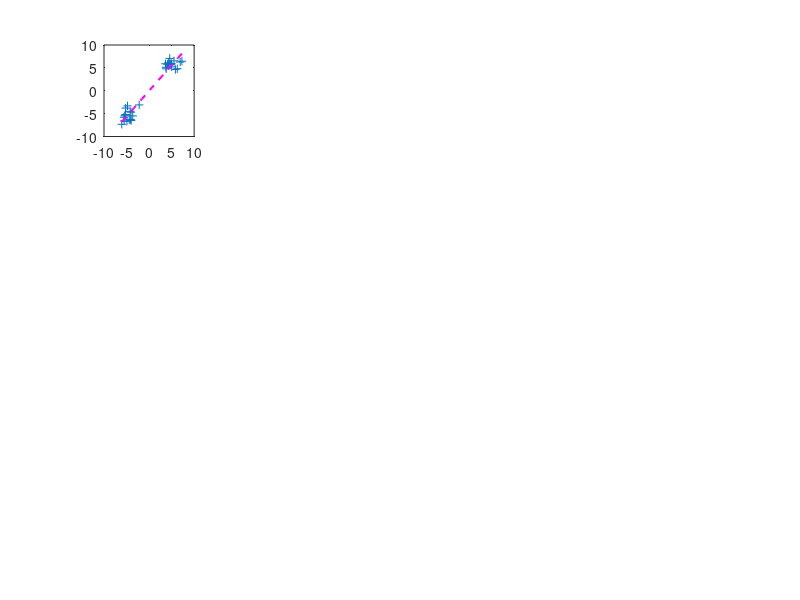

MATLAB code to generate this figure: (Note: this script raises an error after producing the figure.)
%% Compare RSA Matrices Simulation

N = 16;

figure('Pos', [326 71 1291 912])

mu = [-5 -5; 5 5];
sigma = cat(3,[1 0; 0 1], [1 0; 0 1]);
%rng('default')  % For reproducibility
R = [];
R = [R; mvnrnd(mu(1,:),sigma(:,:,1),N)];
R = [R; mvnrnd(mu(2,:),sigma(:,:,2),N)];

subplot(4,5,1)
plot(R(:,1),R(:,2),'+')
set(gca,'xlim',[-10 10], 'ylim',[-10 10])
hold on
B = polyfit(R(:,1), R(:,2),1);
ls1 = plot(linspace(min(R(:,1)), max(R(:,1)),N),B(2) + linspace(min(R(:,1)), max(R(:,1)),N)*B(1),'--m','linewidth',1.5);
text(ls1.XData(end), ls1.YData(end),strrep(sprintf('r = %1.3f',corr(R(:,1), R(:,2))),'0.','.'),'Color','m')
B = polyfit(R(1:N,1), R(1:N,2),1);
ls2 = plot(linspace(min(R(1:N,1)), max(R(1:N,1)),N),B(2) + linspace(min(R(1:N,1)), max(R(1:N,1)),N)*B(1),'--r','linewidth',1.5);
text(ls2.XData(end), ls2.YData(end),strrep(sprintf('r = %1.3f',corr(R(1:N,1), R(1:N,2))),'0.','.'),'Color','r')
B = polyfit(R(N+1:end,1), R(N+1:end,2),1);
ls3 = plot(linspace(min(R(N+1:end,1)), max(R(N+1:end,1)),N),B(2) + linspace(min(R(N+1:end,1)), max(R(N+1:end,1)),N)*B(1),'--g','linewidth',1.5);
text(ls3.XData(end), ls3.YData(end),strrep(sprintf('r = %1.3f',corr(R(N+1:end,1), R(N+1:end,2))),'0.','.'),'Color','g')
hold off
title(sprintf('V_{corr} = %1.4f', (atanh(corr(R(1:N,1), R(1:N,2))) - atanh(corr(R(N+1:end,1), R(N+1:end,2))))*(atanh(corr(R(:,1), R(:,2))))))

mu = [-1 -1; 1 1];
sigma = cat(3,[1 0; 0 1], [1 0; 0 1]);
%rng('default')  % For reproducibility
R = [];
R = [R; mvnrnd(mu(1,:),sigma(:,:,1),N)];
R = [R; mvnrnd(mu(2,:),sigma(:,:,2),N)];

subplot(4,5,2)
plot(R(:,1),R(:,2),'+')
set(gca,'xlim',[-5 5], 'ylim',[-5 5])
hold on
B = polyfit(R(:,1), R(:,2),1);
ls1 = plot(linspace(min(R(:,1)), max(R(:,1)),N),B(2) + linspace(min(R(:,1)), max(R(:,1)),N)*B(1),'--m','linewidth',1.5);
text(ls1.XData(end), ls1.YData(end),strrep(sprintf('r = %1.3f',corr(R(:,1), R(:,2))),'0.','.'),'Color','m')
B = polyfit(R(1:N,1), R(1:N,2),1);
ls2 = plot(linspace(min(R(1:N,1)), max(R(1:N,1)),N),B(2) + linspace(min(R(1:N,1)), max(R(1:N,1)),N)*B(1),'--r','linewidth',1.5);
text(ls2.XData(end), ls2.YData(end),strrep(sprintf('r = %1.3f',corr(R(1:N,1), R(1:N,2))),'0.','.'),'Color','r')
B = polyfit(R(N+1:end,1), R(N+1:end,2),1);
ls3 = plot(linspace(min(R(N+1:end,1)), max(R(N+1:end,1)),N),B(2) + linspace(min(R(N+1:end,1)), max(R(N+1:end,1)),N)*B(1),'--g','linewidth',1.5);
text(ls3.XData(end), ls3.YData(end),strrep(sprintf('r = %1.3f',corr(R(N+1:end,1), R(N+1:end,2))),'0.','.'),'Color','g')
hold off
title(sprintf('V_{corr} = %1.4f', (atanh(corr(R(1:N,1), R(1:N,2))) - atanh(corr(R(N+1:end,1), R(N+1:end,2))))*(atanh(corr(R(:,1), R(:,2))))))

mu = [0 0; 0 0];
sigma = cat(3,[1 0; 0 1], [1 0; 0 1]);
%rng('default')  % For reproducibility
R = [];
R = [R; mvnrnd(mu(1,:),sigma(:,:,1),N)];
R = [R; mvnrnd(mu(2,:),sigma(:,:,2),N)];

subplot(4,5,3)
plot(R(:,1),R(:,2),'+')
set(gca,'xlim',[-5 5], 'ylim',[-5 5])
hold on
B = polyfit(R(:,1), R(:,2),1);
ls1 = plot(linspace(min(R(:,1)), max(R(:,1)),N),B(2) + linspace(min(R(:,1)), max(R(:,1)),N)*B(1),'--m','linewidth',1.5);
text(ls1.XData(end), ls1.YData(end),strrep(sprintf('r = %1.3f',corr(R(:,1), R(:,2))),'0.','.'),'Color','m')
B = polyfit(R(1:N,1), R(1:N,2),1);
ls2 = plot(linspace(min(R(1:N,1)), max(R(1:N,1)),N),B(2) + linspace(min(R(1:N,1)), max(R(1:N,1)),N)*B(1),'--r','linewidth',1.5);
text(ls2.XData(end), ls2.YData(end),strrep(sprintf('r = %1.3f',corr(R(1:N,1), R(1:N,2))),'0.','.'),'Color','r')
B = polyfit(R(N+1:end,1), R(N+1:end,2),1);
ls3 = plot(linspace(min(R(N+1:end,1)), max(R(N+1:end,1)),N),B(2) + linspace(min(R(N+1:end,1)), max(R(N+1:end,2)),N)*B(1),'--g','linewidth',1.5);
text(ls3.XData(end), ls3.YData(end),strrep(sprintf('r = %1.3f',corr(R(N+1:end,1), R(N+1:end,2))),'0.','.'),'Color','g')
hold off
title(sprintf('V_{corr} = %1.4f', (atanh(corr(R(1:N,1), R(1:N,2))) - atanh(corr(R(N+1:end,1), R(N+1:end,2))))*(atanh(corr(R(:,1), R(:,2))))))

mu = [-1 1; 1 -1];
sigma = cat(3,[1 0; 0 1], [1 0; 0 1]);
%rng('default')  % For reproducibility
R = [];
R = [R; mvnrnd(mu(1,:),sigma(:,:,1),N)];
R = [R; mvnrnd(mu(2,:),sigma(:,:,2),N)];

subplot(4,5,4)
plot(R(:,1),R(:,2),'+')
set(gca,'xlim',[-5 5], 'ylim',[-5 5])
hold on
B = polyfit(R(:,1), R(:,2),1);
ls1 = plot(linspace(min(R(:,1)), max(R(:,1)),N),B(2) + linspace(min(R(:,1)), max(R(:,1)),N)*B(1),'--m','linewidth',1.5);
text(ls1.XData(end), ls1.YData(end),strrep(sprintf('r = %1.3f',corr(R(:,1), R(:,2))),'0.','.'),'Color','m')
B = polyfit(R(1:N,1), R(1:N,2),1);
ls2 = plot(linspace(min(R(1:N,1)), max(R(1:N,1)),N),B(2) + linspace(min(R(1:N,1)), max(R(1:N,1)),N)*B(1),'--r','linewidth',1.5);
text(ls2.XData(end), ls2.YData(end),strrep(sprintf('r = %1.3f',corr(R(1:N,1), R(1:N,2))),'0.','.'),'Color','r')
B = polyfit(R(N+1:end,1), R(N+1:end,2),1);
ls3 = plot(linspace(min(R(N+1:end,1)), max(R(N+1:end,1)),N),B(2) + linspace(min(R(N+1:end,1)), max(R(N+1:end,1)),N)*B(1),'--g','linewidth',1.5);
text(ls3.XData(end), ls3.YData(end),strrep(sprintf('r = %1.3f',corr(R(N+1:end,1), R(N+1:end,2))),'0.','.'),'Color','g')
hold off
title(sprintf('V_{corr} = %1.4f', (atanh(corr(R(1:N,1), R(1:N,2))) - atanh(corr(R(N+1:end,1), R(N+1:end,2))))*(atanh(corr(R(:,1), R(:,2))))))

mu = [-5 5; 5 -5];
sigma = cat(3,[1 0; 0 1], [1 0; 0 1]);
%rng('default')  % For reproducibility
R = [];
R = [R; mvnrnd(mu(1,:),sigma(:,:,1),N)];
R = [R; mvnrnd(mu(2,:),sigma(:,:,2),N)];

subplot(4,5,5)
plot(R(:,1),R(:,2),'+')
set(gca,'xlim',[-10 10], 'ylim',[-10 10])
hold on
B = polyfit(R(:,1), R(:,2),1);
ls1 = plot(linspace(min(R(:,1)), max(R(:,1)),N),B(2) + linspace(min(R(:,1)), max(R(:,1)),N)*B(1),'--m','linewidth',1.5);
text(ls1.XData(end), ls1.YData(end),strrep(sprintf('r = %1.3f',corr(R(:,1), R(:,2))),'0.','.'),'Color','m')
B = polyfit(R(1:N,1), R(1:N,2),1);
ls2 = plot(linspace(min(R(1:N,1)), max(R(1:N,1)),N),B(2) + linspace(min(R(1:N,1)), max(R(1:N,1)),N)*B(1),'--r','linewidth',1.5);
text(ls2.XData(end), ls2.YData(end),strrep(sprintf('r = %1.3f',corr(R(1:N,1), R(1:N,2))),'0.','.'),'Color','r')
B = polyfit(R(N+1:end,1), R(N+1:end,2),1);
ls3 = plot(linspace(min(R(N+1:end,1)), max(R(N+1:end,1)),N),B(2) + linspace(min(R(N+1:end,1)), max(R(N+1:end,1)),N)*B(1),'--g','linewidth',1.5);
text(ls3.XData(end), ls3.YData(end),strrep(sprintf('r = %1.3f',corr(R(N+1:end,1), R(N+1:end,2))),'0.','.'),'Color','g')
hold off
title(sprintf('V_{corr} = %1.4f', (atanh(corr(R(1:N,1), R(1:N,2))) - atanh(corr(R(N+1:end,1), R(N+1:end,2))))*(atanh(corr(R(:,1), R(:,2))))))

mu = [-5 -5; 5 5];
sigma = cat(3,[1 .9; .9 1], [1 0; 0 1]);
%rng('default')  % For reproducibility
R = [];
R = [R; mvnrnd(mu(1,:),sigma(:,:,1),N)];
R = [R; mvnrnd(mu(2,:),sigma(:,:,2),N)];

subplot(4,5,6)
plot(R(:,1),R(:,2),'+')
set(gca,'xlim',[-10 10], 'ylim',[-10 10])
hold on
B = polyfit(R(:,1), R(:,2),1);
ls1 = plot(linspace(min(R(:,1)), max(R(:,1)),N),B(2) + linspace(min(R(:,1)), max(R(:,1)),N)*B(1),'--m','linewidth',1.5);
text(ls1.XData(end), ls1.YData(end),strrep(sprintf('r = %1.3f',corr(R(:,1), R(:,2))),'0.','.'),'Color','m')
B = polyfit(R(1:N,1), R(1:N,2),1);
ls2 = plot(linspace(min(R(1:N,1)), max(R(1:N,1)),N),B(2) + linspace(min(R(1:N,1)), max(R(1:N,1)),N)*B(1),'--r','linewidth',1.5);
text(ls2.XData(end), ls2.YData(end),strrep(sprintf('r = %1.3f',corr(R(1:N,1), R(1:N,2))),'0.','.'),'Color','r')
B = polyfit(R(N+1:end,1), R(N+1:end,2),1);
ls3 = plot(linspace(min(R(N+1:end,1)), max(R(N+1:end,1)),N),B(2) + linspace(min(R(N+1:end,1)), max(R(N+1:end,1)),N)*B(1),'--g','linewidth',1.5);
text(ls3.XData(end), ls3.YData(end),strrep(sprintf('r = %1.3f',corr(R(N+1:end,1), R(N+1:end,2))),'0.','.'),'Color','g')
hold off
title(sprintf('V_{corr} = %1.4f', (atanh(corr(R(1:N,1), R(1:N,2))) - atanh(corr(R(N+1:end,1), R(N+1:end,2))))*(atanh(corr(R(:,1), R(:,2))))))

mu = [-1 -1; 1 1];
sigma = cat(3,[1 .9; .9 1], [1 0; 0 1]);
%rng('default')  % For reproducibility
R = [];
R = [R; mvnrnd(mu(1,:),sigma(:,:,1),N)];
R = [R; mvnrnd(mu(2,:),sigma(:,:,2),N)];

subplot(4,5,7)
plot(R(:,1),R(:,2),'+')
set(gca,'xlim',[-5 5], 'ylim',[-5 5])
hold on
B = polyfit(R(:,1), R(:,2),1);
ls1 = plot(linspace(min(R(:,1)), max(R(:,1)),N),B(2) + linspace(min(R(:,1)), max(R(:,1)),N)*B(1),'--m','linewidth',1.5);
text(ls1.XData(end), ls1.YData(end),strrep(sprintf('r = %1.3f',corr(R(:,1), R(:,2))),'0.','.'),'Color','m')
B = polyfit(R(1:N,1), R(1:N,2),1);
ls2 = plot(linspace(min(R(1:N,1)), max(R(1:N,1)),N),B(2) + linspace(min(R(1:N,1)), max(R(1:N,1)),N)*B(1),'--r','linewidth',1.5);
text(ls2.XData(end), ls2.YData(end),strrep(sprintf('r = %1.3f',corr(R(1:N,1), R(1:N,2))),'0.','.'),'Color','r')
B = polyfit(R(N+1:end,1), R(N+1:end,2),1);
ls3 = plot(linspace(min(R(N+1:end,1)), max(R(N+1:end,1)),N),B(2) + linspace(min(R(N+1:end,1)), max(R(N+1:end,1)),N)*B(1),'--g','linewidth',1.5);
text(ls3.XData(end), ls3.YData(end),strrep(sprintf('r = %1.3f',corr(R(N+1:end,1), R(N+1:end,2))),'0.','.'),'Color','g')
hold off
title(sprintf('V_{corr} = %1.4f', (atanh(corr(R(1:N,1), R(1:N,2))) - atanh(corr(R(N+1:end,1), R(N+1:end,2))))*(atanh(corr(R(:,1), R(:,2))))))

mu = [0 0; 0 0];
sigma = cat(3,[1 .9; .9 1], [1 0; 0 1]);
%rng('default')  % For reproducibility
R = [];
R = [R; mvnrnd(mu(1,:),sigma(:,:,1),N)];
R = [R; mvnrnd(mu(2,:),sigma(:,:,2),N)];

subplot(4,5,8)
plot(R(:,1),R(:,2),'+')
set(gca,'xlim',[-5 5], 'ylim',[-5 5])
hold on
B = polyfit(R(:,1), R(:,2),1);
ls1 = plot(linspace(min(R(:,1)), max(R(:,1)),N),B(2) + linspace(min(R(:,1)), max(R(:,1)),N)*B(1),'--m','linewidth',1.5);
text(ls1.XData(end), ls1.YData(end),strrep(sprintf('r = %1.3f',corr(R(:,1), R(:,2))),'0.','.'),'Color','m')
B = polyfit(R(1:N,1), R(1:N,2),1);
ls2 = plot(linspace(min(R(1:N,1)), max(R(1:N,1)),N),B(2) + linspace(min(R(1:N,1)), max(R(1:N,1)),N)*B(1),'--r','linewidth',1.5);
text(ls2.XData(end), ls2.YData(end),strrep(sprintf('r = %1.3f',corr(R(1:N,1), R(1:N,2))),'0.','.'),'Color','r')
B = polyfit(R(N+1:end,1), R(N+1:end,2),1);
ls3 = plot(linspace(min(R(N+1:end,1)), max(R(N+1:end,1)),N),B(2) + linspace(min(R(N+1:end,1)), max(R(N+1:end,1)),N)*B(1),'--g','linewidth',1.5);
text(ls3.XData(end), ls3.YData(end),strrep(sprintf('r = %1.3f',corr(R(N+1:end,1), R(N+1:end,2))),'0.','.'),'Color','g')
hold off
title(sprintf('V_{corr} = %1.4f', (atanh(corr(R(1:N,1), R(1:N,2))) - atanh(corr(R(N+1:end,1), R(N+1:end,2))))*(atanh(corr(R(:,1), R(:,2))))))

mu = [-1 1; 1 -1];
sigma = cat(3,[1 .9; .9 1], [1 0; 0 1]);
%rng('default')  % For reproducibility
R = [];
R = [R; mvnrnd(mu(1,:),sigma(:,:,1),N)];
R = [R; mvnrnd(mu(2,:),sigma(:,:,2),N)];

subplot(4,5,9)
plot(R(:,1),R(:,2),'+')
set(gca,'xlim',[-5 5], 'ylim',[-5 5])
hold on
B = polyfit(R(:,1), R(:,2),1);
ls1 = plot(linspace(min(R(:,1)), max(R(:,1)),N),B(2) + linspace(min(R(:,1)), max(R(:,1)),N)*B(1),'--m','linewidth',1.5);
text(ls1.XData(end), ls1.YData(end),strrep(sprintf('r = %1.3f',corr(R(:,1), R(:,2))),'0.','.'),'Color','m')
B = polyfit(R(1:N,1), R(1:N,2),1);
ls2 = plot(linspace(min(R(1:N,1)), max(R(1:N,1)),N),B(2) + linspace(min(R(1:N,1)), max(R(1:N,1)),N)*B(1),'--r','linewidth',1.5);
text(ls2.XData(end), ls2.YData(end),strrep(sprintf('r = %1.3f',corr(R(1:N,1), R(1:N,2))),'0.','.'),'Color','r')
B = polyfit(R(N+1:end,1), R(N+1:end,2),1);
ls3 = plot(linspace(min(R(N+1:end,1)), max(R(N+1:end,1)),N),B(2) + linspace(min(R(N+1:end,1)), max(R(N+1:end,1)),N)*B(1),'--g','linewidth',1.5);
text(ls3.XData(end), ls3.YData(end),strrep(sprintf('r = %1.3f',corr(R(N+1:end,1), R(N+1:end,2))),'0.','.'),'Color','g')
hold off
title(sprintf('V_{corr} = %1.4f', (atanh(corr(R(1:N,1), R(1:N,2))) - atanh(corr(R(N+1:end,1), R(N+1:end,2))))*(atanh(corr(R(:,1), R(:,2))))))

mu = [-5 5; 5 -5];
sigma = cat(3,[1 .9; .9 1], [1 0; 0 1]);
%rng('default')  % For reproducibility
R = [];
R = [R; mvnrnd(mu(1,:),sigma(:,:,1),N)];
R = [R; mvnrnd(mu(2,:),sigma(:,:,2),N)];

subplot(4,5,10)
plot(R(:,1),R(:,2),'+')
set(gca,'xlim',[-10 10], 'ylim',[-10 10])
hold on
B = polyfit(R(:,1), R(:,2),1);
ls1 = plot(linspace(min(R(:,1)), max(R(:,1)),N),B(2) + linspace(min(R(:,1)), max(R(:,1)),N)*B(1),'--m','linewidth',1.5);
text(ls1.XData(end), ls1.YData(end),strrep(sprintf('r = %1.3f',corr(R(:,1), R(:,2))),'0.','.'),'Color','m')
B = polyfit(R(1:N,1), R(1:N,2),1);
ls2 = plot(linspace(min(R(1:N,1)), max(R(1:N,1)),N),B(2) + linspace(min(R(1:N,1)), max(R(1:N,1)),N)*B(1),'--r','linewidth',1.5);
text(ls2.XData(end), ls2.YData(end),strrep(sprintf('r = %1.3f',corr(R(1:N,1), R(1:N,2))),'0.','.'),'Color','r')
B = polyfit(R(N+1:end,1), R(N+1:end,2),1);
ls3 = plot(linspace(min(R(N+1:end,1)), max(R(N+1:end,1)),N),B(2) + linspace(min(R(N+1:end,1)), max(R(N+1:end,1)),N)*B(1),'--g','linewidth',1.5);
text(ls3.XData(end), ls3.YData(end),strrep(sprintf('r = %1.3f',corr(R(N+1:end,1), R(N+1:end,2))),'0.','.'),'Color','g')
hold off
title(sprintf('V_{corr} = %1.4f', (atanh(corr(R(1:N,1), R(1:N,2))) - atanh(corr(R(N+1:end,1), R(N+1:end,2))))*(atanh(corr(R(:,1), R(:,2))))))

mu = [-5 -5; 5 5];
sigma = cat(3,[1 .9; .9 1], [1 -.9; -.9 1]);
%rng('default')  % For reproducibility
R = [];
R = [R; mvnrnd(mu(1,:),sigma(:,:,1),N)];
R = [R; mvnrnd(mu(2,:),sigma(:,:,2),N)];

subplot(4,5,11)
plot(R(:,1),R(:,2),'+')
set(gca,'xlim',[-10 10], 'ylim',[-10 10])
hold on
B = polyfit(R(:,1), R(:,2),1);
ls1 = plot(linspace(min(R(:,2)), max(R(:,2)),N),B(2) + linspace(min(R(:,2)), max(R(:,2)),N)*B(1),'--m','linewidth',1.5);
text(ls1.XData(end), ls1.YData(end),strrep(sprintf('r = %1.3f',corr(R(:,1), R(:,2))),'0.','.'),'Color','m')
B = polyfit(R(1:N,1), R(1:N,2),1);
ls2 = plot(linspace(min(R(1:N,2)), max(R(1:N,2)),N),B(2) + linspace(min(R(1:N,2)), max(R(1:N,2)),N)*B(1),'--r','linewidth',1.5);
text(ls2.XData(end), ls2.YData(end),strrep(sprintf('r = %1.3f',corr(R(1:N,1), R(1:N,2))),'0.','.'),'Color','r')
B = polyfit(R(N+1:end,1), R(N+1:end,2),1);
ls3 = plot(linspace(min(R(N+1:end,2)), max(R(N+1:end,2)),N),B(2) + linspace(min(R(N+1:end,2)), max(R(N+1:end,2)),N)*B(1),'--g','linewidth',1.5);
text(ls3.XData(end), ls3.YData(end),strrep(sprintf('r = %1.3f',corr(R(N+1:end,1), R(N+1:end,2))),'0.','.'),'Color','g')
hold off
title(sprintf('V_{corr} = %1.4f', (atanh(corr(R(1:N,1), R(1:N,2))) - atanh(corr(R(N+1:end,1), R(N+1:end,2))))*(atanh(corr(R(:,1), R(:,2))))))

mu = [-1 -1; 1 1];
sigma = cat(3,[1 .9; .9 1], [1 -.9; -.9 1]);
%rng('default')  % For reproducibility
R = [];
R = [R; mvnrnd(mu(1,:),sigma(:,:,1),N)];
R = [R; mvnrnd(mu(2,:),sigma(:,:,2),N)];

subplot(4,5,12)
plot(R(:,1),R(:,2),'+')
set(gca,'xlim',[-5 5], 'ylim',[-5 5])
hold on
B = polyfit(R(:,1), R(:,2),1);
ls1 = plot(linspace(min(R(:,1)), max(R(:,1)),N),B(2) + linspace(min(R(:,1)), max(R(:,1)),N)*B(1),'--m','linewidth',1.5);
text(ls1.XData(end), ls1.YData(end),strrep(sprintf('r = %1.3f',corr(R(:,1), R(:,2))),'0.','.'),'Color','m')
B = polyfit(R(1:N,1), R(1:N,2),1);
ls2 = plot(linspace(min(R(1:N,1)), max(R(1:N,1)),N),B(2) + linspace(min(R(1:N,1)), max(R(1:N,1)),N)*B(1),'--r','linewidth',1.5);
text(ls2.XData(end), ls2.YData(end),strrep(sprintf('r = %1.3f',corr(R(1:N,1), R(1:N,2))),'0.','.'),'Color','r')
B = polyfit(R(N+1:end,1), R(N+1:end,2),1);
ls3 = plot(linspace(min(R(N+1:end,1)), max(R(N+1:end,1)),N),B(2) + linspace(min(R(N+1:end,1)), max(R(N+1:end,1)),N)*B(1),'--g','linewidth',1.5);
text(ls3.XData(end), ls3.YData(end),strrep(sprintf('r = %1.3f',corr(R(N+1:end,1), R(N+1:end,2))),'0.','.'),'Color','g')
hold off
title(sprintf('V_{corr} = %1.4f', (atanh(corr(R(1:N,1), R(1:N,2))) - atanh(corr(R(N+1:end,1), R(N+1:end,2))))*(atanh(corr(R(:,1), R(:,2))))))

mu = [0 0; 0 0];
sigma = cat(3,[1 .9; .9 1], [1 -.9; -.9 1]);
%rng('default')  % For reproducibility
R = [];
R = [R; mvnrnd(mu(1,:),sigma(:,:,1),N)];
R = [R; mvnrnd(mu(2,:),sigma(:,:,2),N)];

subplot(4,5,13)
plot(R(:,1),R(:,2),'+')
set(gca,'xlim',[-5 5], 'ylim',[-5 5])
hold on
B = polyfit(R(:,1), R(:,2),1);
ls1 = plot(linspace(min(R(:,1)), max(R(:,1)),N),B(2) + linspace(min(R(:,1)), max(R(:,1)),N)*B(1),'--m','linewidth',1.5);
text(ls1.XData(end), ls1.YData(end),strrep(sprintf('r = %1.3f',corr(R(:,1), R(:,2))),'0.','.'),'Color','m')
B = polyfit(R(1:N,1), R(1:N,2),1);
ls2 = plot(linspace(min(R(1:N,1)), max(R(1:N,1)),N),B(2) + linspace(min(R(1:N,1)), max(R(1:N,1)),N)*B(1),'--r','linewidth',1.5);
text(ls2.XData(end), ls2.YData(end),strrep(sprintf('r = %1.3f',corr(R(1:N,1), R(1:N,2))),'0.','.'),'Color','r')
B = polyfit(R(N+1:end,1), R(N+1:end,2),1);
ls3 = plot(linspace(min(R(N+1:end,1)), max(R(N+1:end,1)),N),B(2) + linspace(min(R(N+1:end,1)), max(R(N+1:end,1)),N)*B(1),'--g','linewidth',1.5);
text(ls3.XData(end), ls3.YData(end),strrep(sprintf('r = %1.3f',corr(R(N+1:end,1), R(N+1:end,2))),'0.','.'),'Color','g')
hold off
title(sprintf('V_{corr} = %1.4f', (atanh(corr(R(1:N,1), R(1:N,2))) - atanh(corr(R(N+1:end,1), R(N+1:end,2))))*(atanh(corr(R(:,1), R(:,2))))))

mu = [-1 1; 1 -1];
sigma = cat(3,[1 .9; .9 1], [1 -.9; -.9 1]);
%rng('default')  % For reproducibility
R = [];
R = [R; mvnrnd(mu(1,:),sigma(:,:,1),N)];
R = [R; mvnrnd(mu(2,:),sigma(:,:,2),N)];

subplot(4,5,14)
plot(R(:,1),R(:,2),'+')
set(gca,'xlim',[-5 5], 'ylim',[-5 5])
hold on
B = polyfit(R(:,1), R(:,2),1);
ls1 = plot(linspace(min(R(:,1)), max(R(:,1)),N),B(2) + linspace(min(R(:,1)), max(R(:,1)),N)*B(1),'--m','linewidth',1.5);
text(ls1.XData(end), ls1.YData(end),strrep(sprintf('r = %1.3f',corr(R(:,1), R(:,2))),'0.','.'),'Color','m')
B = polyfit(R(1:N,1), R(1:N,2),1);
ls2 = plot(linspace(min(R(1:N,1)), max(R(1:N,1)),N),B(2) + linspace(min(R(1:N,1)), max(R(1:N,1)),N)*B(1),'--r','linewidth',1.5);
text(ls2.XData(end), ls2.YData(end),strrep(sprintf('r = %1.3f',corr(R(1:N,1), R(1:N,2))),'0.','.'),'Color','r')
B = polyfit(R(N+1:end,1), R(N+1:end,2),1);
ls3 = plot(linspace(min(R(N+1:end,1)), max(R(N+1:end,1)),N),B(2) + linspace(min(R(N+1:end,1)), max(R(N+1:end,1)),N)*B(1),'--g','linewidth',1.5);
text(ls3.XData(end), ls3.YData(end),strrep(sprintf('r = %1.3f',corr(R(N+1:end,1), R(N+1:end,2))),'0.','.'),'Color','g')
hold off
title(sprintf('V_{corr} = %1.4f', (atanh(corr(R(1:N,1), R(1:N,2))) - atanh(corr(R(N+1:end,1), R(N+1:end,2))))*(atanh(corr(R(:,1), R(:,2))))))

mu = [-5 5; 5 -5];
sigma = cat(3,[1 .9; .9 1], [1 -.9; -.9 1]);
%rng('default')  % For reproducibility
R = [];
R = [R; mvnrnd(mu(1,:),sigma(:,:,1),N)];
R = [R; mvnrnd(mu(2,:),sigma(:,:,2),N)];

subplot(4,5,15)
plot(R(:,1),R(:,2),'+')
set(gca,'xlim',[-10 10], 'ylim',[-10 10])
hold on
B = polyfit(R(:,1), R(:,2),1);
ls1 = plot(linspace(min(R(:,1)), max(R(:,1)),N),B(2) + linspace(min(R(:,1)), max(R(:,1)),N)*B(1),'--m','linewidth',1.5);
text(ls1.XData(end), ls1.YData(end),strrep(sprintf('r = %1.3f',corr(R(:,1), R(:,2))),'0.','.'),'Color','m')
B = polyfit(R(1:N,1), R(1:N,2),1);
ls2 = plot(linspace(min(R(1:N,1)), max(R(1:N,1)),N),B(2) + linspace(min(R(1:N,1)), max(R(1:N,1)),N)*B(1),'--r','linewidth',1.5);
text(ls2.XData(end), ls2.YData(end),strrep(sprintf('r = %1.3f',corr(R(1:N,1), R(1:N,2))),'0.','.'),'Color','r')
B = polyfit(R(N+1:end,1), R(N+1:end,2),1);
ls3 = plot(linspace(min(R(N+1:end,1)), max(R(N+1:end,1)),N),B(2) + linspace(min(R(N+1:end,1)), max(R(N+1:end,1)),N)*B(1),'--g','linewidth',1.5);
text(ls3.XData(end), ls3.YData(end),strrep(sprintf('r = %1.3f',corr(R(N+1:end,1), R(N+1:end,2))),'0.','.'),'Color','g')
hold off
title(sprintf('V_{corr} = %1.4f', (atanh(corr(R(1:N,1), R(1:N,2))) - atanh(corr(R(N+1:end,1), R(N+1:end,2))))*(atanh(corr(R(:,1), R(:,2))))))

mu = [-5 -5; 5 5];
sigma = cat(3,[1 -.9; -.9 1], [1 -.9; -.9 1]);
%rng('default')  % For reproducibility
R = [];
R = [R; mvnrnd(mu(1,:),sigma(:,:,1),N)];
R = [R; mvnrnd(mu(2,:),sigma(:,:,2),N)];

subplot(4,5,16)
plot(R(:,1),R(:,2),'+')
set(gca,'xlim',[-10 10], 'ylim',[-10 10])
hold on
B = polyfit(R(:,1), R(:,2),1);
ls1 = plot(linspace(min(R(:,2)), max(R(:,2)),N),B(2) + linspace(min(R(:,2)), max(R(:,2)),N)*B(1),'--m','linewidth',1.5);
text(ls1.XData(end), ls1.YData(end),strrep(sprintf('r = %1.3f',corr(R(:,1), R(:,2))),'0.','.'),'Color','m')
B = polyfit(R(1:N,1), R(1:N,2),1);
ls2 = plot(linspace(min(R(1:N,2)), max(R(1:N,2)),N),B(2) + linspace(min(R(1:N,2)), max(R(1:N,2)),N)*B(1),'--r','linewidth',1.5);
text(ls2.XData(end), ls2.YData(end),strrep(sprintf('r = %1.3f',corr(R(1:N,1), R(1:N,2))),'0.','.'),'Color','r')
B = polyfit(R(N+1:end,1), R(N+1:end,2),1);
ls3 = plot(linspace(min(R(N+1:end,2)), max(R(N+1:end,2)),N),B(2) + linspace(min(R(N+1:end,2)), max(R(N+1:end,2)),N)*B(1),'--g','linewidth',1.5);
text(ls3.XData(end), ls3.YData(end),strrep(sprintf('r = %1.3f',corr(R(N+1:end,1), R(N+1:end,2))),'0.','.'),'Color','g')
hold off
title(sprintf('V_{corr} = %1.4f', (atanh(corr(R(1:N,1), R(1:N,2))) - atanh(corr(R(N+1:end,1), R(N+1:end,2))))*(atanh(corr(R(:,1), R(:,2))))))

mu = [-1 -1; 1 1];
sigma = cat(3,[1 -.9; -.9 1], [1 -.9; -.9 1]);
%rng('default')  % For reproducibility
R = [];
R = [R; mvnrnd(mu(1,:),sigma(:,:,1),N)];
R = [R; mvnrnd(mu(2,:),sigma(:,:,2),N)];

subplot(4,5,17)
plot(R(:,1),R(:,2),'+')
set(gca,'xlim',[-5 5], 'ylim',[-5 5])
hold on
B = polyfit(R(:,1), R(:,2),1);
ls1 = plot(linspace(min(R(:,1)), max(R(:,1)),N),B(2) + linspace(min(R(:,1)), max(R(:,1)),N)*B(1),'--m','linewidth',1.5);
text(ls1.XData(end), ls1.YData(end),strrep(sprintf('r = %1.3f',corr(R(:,1), R(:,2))),'0.','.'),'Color','m')
B = polyfit(R(1:N,1), R(1:N,2),1);
ls2 = plot(linspace(min(R(1:N,1)), max(R(1:N,1)),N),B(2) + linspace(min(R(1:N,1)), max(R(1:N,1)),N)*B(1),'--r','linewidth',1.5);
text(ls2.XData(end), ls2.YData(end),strrep(sprintf('r = %1.3f',corr(R(1:N,1), R(1:N,2))),'0.','.'),'Color','r')
B = polyfit(R(N+1:end,1), R(N+1:end,2),1);
ls3 = plot(linspace(min(R(N+1:end,1)), max(R(N+1:end,1)),N),B(2) + linspace(min(R(N+1:end,1)), max(R(N+1:end,1)),N)*B(1),'--g','linewidth',1.5);
text(ls3.XData(end), ls3.YData(end),strrep(sprintf('r = %1.3f',corr(R(N+1:end,1), R(N+1:end,2))),'0.','.'),'Color','g')
hold off
title(sprintf('V_{corr} = %1.4f', (atanh(corr(R(1:N,1), R(1:N,2))) - atanh(corr(R(N+1:end,1), R(N+1:end,2))))*(atanh(corr(R(:,1), R(:,2))))))

mu = [0 0; 0 0];
sigma = cat(3,[1 -.9; -.9 1], [1 -.9; -.9 1]);
%rng('default')  % For reproducibility
R = [];
R = [R; mvnrnd(mu(1,:),sigma(:,:,1),N)];
R = [R; mvnrnd(mu(2,:),sigma(:,:,2),N)];

subplot(4,5,18)
plot(R(:,1),R(:,2),'+')
set(gca,'xlim',[-5 5], 'ylim',[-5 5])
hold on
B = polyfit(R(:,1), R(:,2),1);
ls1 = plot(linspace(min(R(:,1)), max(R(:,1)),N),B(2) + linspace(min(R(:,1)), max(R(:,1)),N)*B(1),'--m','linewidth',1.5);
text(ls1.XData(end), ls1.YData(end),strrep(sprintf('r = %1.3f',corr(R(:,1), R(:,2))),'0.','.'),'Color','m')
B = polyfit(R(1:N,1), R(1:N,2),1);
ls2 = plot(linspace(min(R(1:N,1)), max(R(1:N,1)),N),B(2) + linspace(min(R(1:N,1)), max(R(1:N,1)),N)*B(1),'--r','linewidth',1.5);
text(ls2.XData(end), ls2.YData(end),strrep(sprintf('r = %1.3f',corr(R(1:N,1), R(1:N,2))),'0.','.'),'Color','r')
B = polyfit(R(N+1:end,1), R(N+1:end,2),1);
ls3 = plot(linspace(min(R(N+1:end,1)), max(R(N+1:end,1)),N),B(2) + linspace(min(R(N+1:end,1)), max(R(N+1:end,1)),N)*B(1),'--g','linewidth',1.5);
text(ls3.XData(end), ls3.YData(end),strrep(sprintf('r = %1.3f',corr(R(N+1:end,1), R(N+1:end,2))),'0.','.'),'Color','g')
hold off
title(sprintf('V_{corr} = %1.4f', (atanh(corr(R(1:N,1), R(1:N,2))) - atanh(corr(R(N+1:end,1), R(N+1:end,2))))*(atanh(corr(R(:,1), R(:,2))))))

mu = [-1 1; 1 -1];
sigma = cat(3,[1 -.9; -.9 1], [1 -.9; -.9 1]);
%rng('default')  % For reproducibility
R = [];
R = [R; mvnrnd(mu(1,:),sigma(:,:,1),N)];
R = [R; mvnrnd(mu(2,:),sigma(:,:,2),N)];

subplot(4,5,19)
plot(R(:,1),R(:,2),'+')
set(gca,'xlim',[-5 5], 'ylim',[-5 5])
hold on
B = polyfit(R(:,1), R(:,2),1);
ls1 = plot(linspace(min(R(:,1)), max(R(:,1)),N),B(2) + linspace(min(R(:,1)), max(R(:,1)),N)*B(1),'--m','linewidth',1.5);
text(ls1.XData(end), ls1.YData(end),strrep(sprintf('r = %1.3f',corr(R(:,1), R(:,2))),'0.','.'),'Color','m')
B = polyfit(R(1:N,1), R(1:N,2),1);
ls2 = plot(linspace(min(R(1:N,1)), max(R(1:N,1)),N),B(2) + linspace(min(R(1:N,1)), max(R(1:N,1)),N)*B(1),'--r','linewidth',1.5);
text(ls2.XData(end), ls2.YData(end),strrep(sprintf('r = %1.3f',corr(R(1:N,1), R(1:N,2))),'0.','.'),'Color','r')
B = polyfit(R(N+1:end,1), R(N+1:end,2),1);
ls3 = plot(linspace(min(R(N+1:end,1)), max(R(N+1:end,1)),N),B(2) + linspace(min(R(N+1:end,1)), max(R(N+1:end,1)),N)*B(1),'--g','linewidth',1.5);
text(ls3.XData(end), ls3.YData(end),strrep(sprintf('r = %1.3f',corr(R(N+1:end,1), R(N+1:end,2))),'0.','.'),'Color','g')
hold off
title(sprintf('V_{corr} = %1.4f', (atanh(corr(R(1:N,1), R(1:N,2))) - atanh(corr(R(N+1:end,1), R(N+1:end,2))))*(atanh(corr(R(:,1), R(:,2))))))

mu = [-5 5; 5 -5];
sigma = cat(3,[1 -.9; -.9 1], [1 -.9; -.9 1]);
%rng('default')  % For reproducibility
R = [];
R = [R; mvnrnd(mu(1,:),sigma(:,:,1),N)];
R = [R; mvnrnd(mu(2,:),sigma(:,:,2),N)];

subplot(4,5,20)
plot(R(:,1),R(:,2),'+')
set(gca,'xlim',[-10 10], 'ylim',[-10 10])
hold on
B = polyfit(R(:,1), R(:,2),1);
ls1 = plot(linspace(min(R(:,1)), max(R(:,1)),N),B(2) + linspace(min(R(:,1)), max(R(:,1)),N)*B(1),'--m','linewidth',1.5);
text(ls1.XData(end), ls1.YData(end),strrep(sprintf('r = %1.3f',corr(R(:,1), R(:,2))),'0.','.'),'Color','m')
B = polyfit(R(1:N,1), R(1:N,2),1);
ls2 = plot(linspace(min(R(1:N,1)), max(R(1:N,1)),N),B(2) + linspace(min(R(1:N,1)), max(R(1:N,1)),N)*B(1),'--r','linewidth',1.5);
text(ls2.XData(end), ls2.YData(end),strrep(sprintf('r = %1.3f',corr(R(1:N,1), R(1:N,2))),'0.','.'),'Color','r')
B = polyfit(R(N+1:end,1), R(N+1:end,2),1);
ls3 = plot(linspace(min(R(N+1:end,1)), max(R(N+1:end,1)),N),B(2) + linspace(min(R(N+1:end,1)), max(R(N+1:end,1)),N)*B(1),'--g','linewidth',1.5);
text(ls3.XData(end), ls3.YData(end),strrep(sprintf('r = %1.3f',corr(R(N+1:end,1), R(N+1:end,2))),'0.','.'),'Color','g')
hold off
title(sprintf('V_{corr} = %1.4f', (atanh(corr(R(1:N,1), R(1:N,2))) - atanh(corr(R(N+1:end,1), R(N+1:end,2))))*(atanh(corr(R(:,1), R(:,2))))))



%% Matrix 


N = 16;

%figure('Pos', [326 71 1291 912])

mu = [0 0; 0 0];
sigma = cat(3,[1 0.99; 0.99 1], [1 0; 0 1]);
%rng('default')  % For reproducibility
R = [];
R = [R; mvnrnd(mu(1,:),sigma(:,:,1),0.5*N*(0.5*N -1))];
R = [R; mvnrnd(mu(2,:),sigma(:,:,2),0.5*N*(0.5*N -1))];

fast_corr(tiedrank_(R(:,1),1), tiedrank_(R(:,2),1));
ICC(tiedrank_(R,1), 'A-k');
ICC(tiedrank_(R,1), 'C-k');


corrs1 = -0.9:0.05:0.9;
corrs2 = -0.9:0.05:0.9;

mu = [0 0; 0 0];
sigma = cat(3,[1 0; 0 1], [1 0; 0 1]);
Cor_Mat = zeros(length(corrs1),length(corrs2));
ICC_C_Mat = zeros(length(corrs1),length(corrs2));
ICC_A_Mat = zeros(length(corrs1),length(corrs2));
for c1 = 1:length(corrs1)
    for c2 = 1:length(corrs2)
        sigma(1,2,1) = corrs1(c1); sigma(2,1,1) = corrs1(c1);
        sigma(1,2,2) = corrs2(c2); sigma(2,1,2) = corrs2(c2);
        R = [];
        R = [R; mvnrnd(mu(1,:),sigma(:,:,1),0.5*N*(0.5*N -1))];
        R = [R; mvnrnd(mu(2,:),sigma(:,:,2),0.5*N*(0.5*N -1))];

        Cor_Mat(c1,c2) = fast_corr(tiedrank_(R(:,1),1), tiedrank_(R(:,2),1));
        %ICC_A_Mat(c1,c2) = ICC([R(1:56,1:2) R(57:112,1:2)], 'A-1');
        %ICC_C_Mat(c1,c2) = ICC([R(1:56,1:2) R(57:112,1:2)], 'C-1');
        tr_data = tiedrank_(R,1);
        ICC_A_Mat(c1,c2) = ICC([tr_data(1:56,1:2) tr_data(57:112,1:2)], 'A-k');
        ICC_C_Mat(c1,c2) = ICC([tr_data(1:56,1:2) tr_data(57:112,1:2)], 'C-k');
    end
end

figure
subplot(1,3,1)
surf(corrs1, corrs2, Cor_Mat)
title('Correlation'), xlabel('x'), ylabel('y')
subplot(1,3,2)
surf(corrs1, corrs2, ICC_A_Mat)
%set(gca,'zlim',[-3 1.2])
title('ICC Agreement'), xlabel('x'), ylabel('y')
subplot(1,3,3)
surf(corrs1, corrs2, ICC_C_Mat)
%set(gca,'zlim',[-3 1.2])
title('ICC Consistency'), xlabel('x'), ylabel('y')

figure
surf(corrs1, corrs2, ICC_A_Mat./ICC_C_Mat)
title('ICC Agreement/Consistency'), xlabel('x'), ylabel('y')


mus1 = -3:0.2:3;
mus2 = -3:0.2:3;

mu = [0 0; 0 0];
sigma = cat(3,[1 0; 0 1], [1 0; 0 1]);
Cor_Mat = zeros(length(mus1),length(mus2));
ICC_C_Mat = zeros(length(mus1),length(mus2));
ICC_A_Mat = zeros(length(mus1),length(mus2));
for m1 = 1:length(mus1)
    for m2 = 1:length(mus2) 
        mu(2,:) = [mus1(m1) mus2(m2)];
        R = [];
        R = [R; mvnrnd(mu(1,:),sigma(:,:,1),0.5*N*(0.5*N -1))];
        R = [R; mvnrnd(mu(2,:),sigma(:,:,2),0.5*N*(0.5*N -1))];

        Cor_Mat(m1,m2) = fast_corr(tiedrank_(R(:,1),1), tiedrank_(R(:,2),1));
        %ICC_A_Mat(m1,m2) = ICC([R(1:56,1:2) R(57:112,1:2)], 'A-1');
        %ICC_C_Mat(m1,m2) = ICC([R(1:56,1:2) R(57:112,1:2)], 'C-1');
        tr_data = tiedrank_(R,1);
        ICC_A_Mat(m1,m2) = ICC([tr_data(1:56,1:2) tr_data(57:112,1:2)], 'A-k');
        ICC_C_Mat(m1,m2) = ICC([tr_data(1:56,1:2) tr_data(57:112,1:2)], 'C-k');
    end
end

figure
subplot(1,3,1)
surf(mus1, mus2, Cor_Mat)
title('Correlation'), xlabel('x'), ylabel('y')
subplot(1,3,2)
surf(mus1, mus2, ICC_A_Mat)
%set(gca,'zlim',[-3 1.2])
title('ICC Agreement'), xlabel('x'), ylabel('y')
subplot(1,3,3)
surf(mus1, mus2, ICC_C_Mat)
%set(gca,'zlim',[-3 1.2])
title('ICC Consistency'), xlabel('x'), ylabel('y')


figure
surf(mus1, mus2, ICC_A_Mat./ICC_C_Mat)
title('ICC Agreement/Consistency'), xlabel('x'), ylabel('y')



mus1 = -2:1:2;
mus2 = -2:1:2;

mu = [0 0; 0 0];
sigma = cat(3,[1 0; 0 1], [1 0; 0 1]);
Cor_Cell = cell(length(mus1),length(mus2));
ICC_C_Cell = cell(length(mus1),length(mus2));
ICC_A_Cell = cell(length(mus1),length(mus2));
for m1 = 1:length(mus1)
    for m2 = 1:length(mus2) 

        corrs1 = -0.9:0.1:0.9;
        corrs2 = -0.9:0.1:0.9;

        Cor_Cell{m1,m2} = zeros(length(corrs1),length(corrs2));
        ICC_C_Cell{m1,m2} = zeros(length(corrs1),length(corrs2));
        ICC_A_Cell{m1,m2} = zeros(length(corrs1),length(corrs2));
        for c1 = 1:length(corrs1)
            for c2 = 1:length(corrs2)
                mu(2,:) = [mus1(m1) mus2(m2)];
                sigma(1,2,1) = corrs1(c1); sigma(2,1,1) = corrs1(c1);
                sigma(1,2,2) = corrs2(c2); sigma(2,1,2) = corrs2(c2);
                R = [];
                R = [R; mvnrnd(mu(1,:),sigma(:,:,1),0.5*N*(0.5*N -1))];
                R = [R; mvnrnd(mu(2,:),sigma(:,:,2),0.5*N*(0.5*N -1))];

                Cor_Cell{m1,m2}(c1,c2) = fast_corr(tiedrank_(R(:,1),1), tiedrank_(R(:,2),1));
                ICC_C_Cell{m1,m2}(c1,c2) = ICC([R(1:56,1:2) R(57:112,1:2)], 'A-1');
                ICC_A_Cell{m1,m2}(c1,c2) = ICC([R(1:56,1:2) R(57:112,1:2)], 'C-1');
                %tr_data = tiedrank_(R,1);
                %ICC_C_Cell{m1,m2}(c1,c2) = ICC([tr_data(1:56,1:2) tr_data(57:112,1:2)], 'A-1');
                %ICC_A_Cell{m1,m2}(c1,c2) = ICC([tr_data(1:56,1:2) tr_data(57:112,1:2)], 'C-1');
            end
        end
        
    end
end


figure
Data = ICC_C_Cell';
tmp_max = cell2mat(cellfun(@(x) max(x(:)), Data,'UniformOutput',0));
tmp_min = cell2mat(cellfun(@(x) min(x(:)), Data,'UniformOutput',0));
c_limit = [min(tmp_min(:)) max(tmp_max(:))];
for sbp = 1:25
    subplot(5,5,sbp)
    imagesc(Data{sbp})
    set(gca,'clim',c_limit, 'xtick',[], 'ytick',[])
    axis square
end 

figure
Data1 = ICC_C_Cell';
Data2 = ICC_A_Cell';
tmp_max = cell2mat(cellfun(@(x,y) max(x(:)./y(:)), Data1, Data2,'UniformOutput',0));
tmp_min = cell2mat(cellfun(@(x,y) min(x(:)./y(:)), Data1, Data2,'UniformOutput',0));
c_limit = [min(tmp_min(:)) max(tmp_max(:))];
for sbp = 1:25
    subplot(5,5,sbp)
    cur_data = Data1{sbp}./Data2{sbp};
    imagesc(cur_data)
    set(gca,'clim',c_limit,'xtick',[], 'ytick',[])
    axis square
end 


N = 16;

mus1 = [-3 -1 0 1 3]; %-2:1:2;
mus2 = [3 1 0 -1 -3]; %2:-1:-2;

mu = [0 0; 0 0];
sigma = cat(3,[1 0; 0 1], [1 0; 0 1]);
NMeas_Cell = cell(length(mus2),length(mus1));
for m2 = 1:length(mus2)
    for m1 = 1:length(mus1) 

        corrs1 = -0.9:0.1:0.9;
        corrs2 = 0.9:-0.1:-0.9;

        NMeas_Cell{m2,m1} = zeros(length(corrs2),length(corrs1));
        for c2 = 1:length(corrs2)
            for c1 = 1:length(corrs1)
                mu(2,:) = [mus1(m1) mus2(m2)];
                sigma(1,2,1) = corrs1(c1); sigma(2,1,1) = corrs1(c1);
                sigma(1,2,2) = corrs2(c2); sigma(2,1,2) = corrs2(c2);
                R = [];
                R = [R; mvnrnd(mu(1,:),sigma(:,:,1),0.5*N*(0.5*N -1))];
                R = [R; mvnrnd(mu(2,:),sigma(:,:,2),0.5*N*(0.5*N -1))];
                
                cur_data_all = tiedrank_(R,1);
                cor_all = fast_corr(cur_data_all(:,1), cur_data_all(:,2));
                cur_data = tiedrank_(R(1:56,:),1);
                cor_wi  = fast_corr(cur_data(:,1), cur_data(:,2));
                cur_data = tiedrank_(R(57:112,:),1);
                cor_bt  = fast_corr(cur_data(:,1), cur_data(:,2));
                %NMeas_Cell{m2,m1}(c2,c1) = (atanh(cor_wi) - atanh(cor_bt))*atanh(cor_all);
                %[~,p_val] = ttest2(reshape(R(1:56,:),56*2,1), reshape(R(56+1:end,:),56*2,1));
                %NMeas_Cell{m2,m1}(c2,c1) = (abs(norminv(p_val,0,1))/abs(atanh(cor_wi) - atanh(cor_bt)))*atanh(cor_all);
                
                %X = [ones(N*(0.5*N -1),1), cur_data_all(:,2)];
                %%X = [ones(N*(0.5*N -1),1), kron([1;0], ones(0.5*N*(0.5*N -1),1))];
                %%X = R_tr(:,2);
                %y = cur_data_all(:,1);
                %SS_tot = (y - mean(y))' * (y - mean(y));
                %SS_res1 = y'*(eye(N*(0.5*N -1)) - X*((X'*X)\X'))*y;
                %%Rsq1 = 1 - SS_res1/SS_tot;
                %X = [ones(N*(0.5*N -1),1), cur_data_all(:,2), kron([1;0], ones(0.5*N*(0.5*N -1),1))];
                %%X = [ones(N*(0.5*N -1),1), cur_data_all(:,2), kron([1;0], ones(0.5*N*(0.5*N -1),1)).*cur_data_all(:,2)];
                %%X = [R_tr(:,2), kron([1;0], ones(0.5*N*(0.5*N -1),1)), kron([0;1], ones(0.5*N*(0.5*N -1),1))];
                %SS_res2 = y'*(eye(N*(0.5*N -1)) - X*((X'*X)\X'))*y;
                %%Rsq2 = 1 - SS_res2/SS_tot;
                %F = (SS_res1 - SS_res2)/(SS_res2 / (N*(0.5*N -1) - 3));
                %NMeas_Cell{m2,m1}(c2,c1) = abs(f2z_bloc(F,1,N*(0.5*N -1) - 3))*atanh(cor_all);
                
                %y = (cur_data_all(:,1) - mean(cur_data_all(:))) .* (cur_data_all(:,2) - mean(cur_data_all(:)));
                %y = tiedrank_(R(:,1) .* R(:,2),1);
                %X = [kron([1;0], ones(0.5*N*(0.5*N -1),1)) kron([0;1], ones(0.5*N*(0.5*N -1),1))];
                %SS_tot = (y - mean(y))' * (y - mean(y));
                %SS_res = (y - X*((X'*X)\X'*y))' * (y - X*((X'*X)\X'*y));
                %NMeas_Cell{m2,m1}(c2,c1) = atanh(sqrt(max(1 - SS_res/SS_tot,0))) * atanh(cor_all);
                
                %[~,~,stats] = manova1(cur_data_all,[repmat({'sub1'},0.5*N*(0.5*N -1),1); repmat({'sub2'},0.5*N*(0.5*N -1),1)]);
                %NMeas_Cell{m2,m1}(c2,c1) = atanh(sqrt(1 - min(stats.lambda,1))) * atanh(cor_all);
                
                X = [kron([1;0], ones(0.5*N*(0.5*N -1),1)) kron([0;1], ones(0.5*N*(0.5*N -1),1))];
                
                dat1 = R(logical(X(:,1)),:); dat2 = R(logical(X(:,2)),:);
                y1_m = mean(dat1,1);
                y2_m = mean(dat2,1);
                S1 = cov(dat1);
                S2 = cov(dat2);
                S = (((0.5*N*(0.5*N -1)-1)*S1 + (0.5*N*(0.5*N -1)-1)*S2)/(N*(0.5*N -1)-2))*((0.5*N*(0.5*N -1)*0.5*N*(0.5*N -1))/(N*(0.5*N -1)));
                
                T2 = (y1_m - y2_m)/inv(S)*(y1_m - y2_m)';
                F = T2*((N*(0.5*N -1) - 3) / (2*(N*(0.5*N -1) - 2)));
                %Rsq = sqrt(F/(2*N))/(1+sqrt(F/(2*N)));
                %R_OP = 1 - ((2*N - 3)/(2*N - 1 - 1))*(1 - Rsq)*(1 + (2*(1 - Rsq))/(2*N - 1 - 1));
                %NMeas_Cell{m2,m1}(c2,c1) = atanh(sqrt(max(0,R_OP)))*atanh(cor_all);
                NMeas_Cell{m2,m1}(c2,c1) = atanh(sqrt(sqrt(F/(2*N))/(1+sqrt(F/(2*N)))))*atanh(cor_all);
                %NMeas_Cell{m2,m1}(c2,c1) = f2z_bloc(F,1,N*(0.5*N -1) - 3)*atanh(cor_all);
                
            end
        end
        
    end
end
prctile(NMeas_Cell{1,1}(:),[1 99])

figure('Pos',[164 67 1504 926])
Data = NMeas_Cell';
tmp_max = cell2mat(cellfun(@(x) max(x(:)), Data,'UniformOutput',0));
tmp_min = cell2mat(cellfun(@(x) min(x(:)), Data,'UniformOutput',0));
c_limit = [-1.4 1.4]; %prctile(NMeas_Cell{3,3}(:),[1 99]);%[min(tmp_min(:))+0.9 max(tmp_max(:))-1];
phase_shift = [1.2 0.6 0 -0.6 -1.2];
for sbp = 1:25
    h1 = subplot(5,5,sbp);
    imagesc(Data{sbp});
    set(gca,'clim',c_limit, 'xtick',[], 'ytick',[])
    axis square
    aspect = get(h1,'PlotBoxAspectRatio');
    set(h1,'Units','pixels');
    pos = get(h1,'Position');
    pos(3) = aspect(1)/aspect(2)*pos(4);
    set(h1,'Position',pos);
    
    h2 = axes('Units','pixels','pos',[pos(1) pos(2)-25 pos(3) 20],'xlim',[-15 155],'ylim',[-15 15],'visible','off');
    hold on
    for elp = 1:5
        t = linspace(0,2*pi) ;
        a = 15; b = 15;
        x = a*cos(t+phase_shift(elp)) ;
        y = b*sin(t) ;
        plot(x+35*(elp-1),y,'k','linewidth',2)
    end
    axis equal
    box off
    h3 = axes('Units','pixels','pos',[pos(1)-25 pos(2) 20 pos(4)],'xlim',[-15 15],'ylim',[-15 155],'visible','off');
    hold on
    for elp = 1:5
        t = linspace(0,2*pi) ;
        a = 15; b = 15;
        x = a*cos(t+phase_shift(elp)) ;
        y = b*sin(t) ;
        plot(x,y+35*(elp-1),'k','linewidth',2)
    end
    axis equal
    box off
    
    set(h1,'Units','normalized')
    set(h2,'Units','normalized')
    set(h3,'Units','normalized')
    
end 


%% Plot Correlations

mus = [kron(ones(5,1),[-3 -1 0 1 3]') kron([-3 -1 0 1 3]',ones(5,1))];

figure('Pos', [326 71 1291 912])

mu = [0 0; 0 0];
sigma = cat(3,[1 .9; .9 1], [1 .9; .9 1]);
for sbp = 1:25
    mu(2,:) = [mus(sbp) mus(sbp)];
    R = [];
    R = [R; mvnrnd(mu(1,:),sigma(:,:,1),N)];
    R = [R; mvnrnd(mu(2,:),sigma(:,:,2),N)];
    R_tr = tiedrank_(R,1); R_tr_g1 = tiedrank_(R(1:N,:),1); R_tr_g2 = tiedrank_(R(N+1:end,:),1);
    h1 = subplot(5,5,sbp);
    plot(R_tr(1:N,1),R_tr(1:N,2),'+r')
    hold on
    plot(R_tr(N+1:end,1),R_tr(N+1:end,2),'+g')
    set(gca,'xlim',[-5 40], 'ylim',[-5 40], 'xtick', [],'ytick',[]) %set(gca,'xlim',[-5 5], 'ylim',[-5 5], 'xtick', [],'ytick',[])
    B = polyfit(R_tr(:,1), R_tr(:,2),1);
    ls1 = plot(linspace(min(R_tr(:,1)), max(R_tr(:,1)),N),B(2) + linspace(min(R_tr(:,1)), max(R_tr(:,1)),N)*B(1),'--m','linewidth',1.5);
    text(ls1.XData(end), ls1.YData(end),strrep(sprintf('r = %1.3f',corr(R_tr(:,1), R_tr(:,2))),'0.','.'),'Color','m')
    B = polyfit(R_tr(1:N,1), R_tr(1:N,2),1);
    ls2 = plot(linspace(min(R_tr(1:N,1)), max(R_tr(1:N,1)),N),B(2) + linspace(min(R_tr(1:N,1)), max(R_tr(1:N,1)),N)*B(1),'--r','linewidth',1.5);
    text(ls2.XData(end), ls2.YData(end),strrep(sprintf('r = %1.3f',corr(R_tr(1:N,1), R_tr(1:N,2))),'0.','.'),'Color','r')
    B = polyfit(R_tr(N+1:end,1), R_tr(N+1:end,2),1);
    ls3 = plot(linspace(min(R_tr(N+1:end,1)), max(R_tr(N+1:end,1)),N),B(2) + linspace(min(R_tr(N+1:end,1)), max(R_tr(N+1:end,1)),N)*B(1),'--g','linewidth',1.5);
    text(ls3.XData(end), ls3.YData(end),strrep(sprintf('r = %1.3f',corr(R_tr(N+1:end,1), R_tr(N+1:end,2))),'0.','.'),'Color','g')
    hold off
    
    title(sprintf('V_{corr} = %1.4f', (atanh(corr(R_tr_g1(:,1), R_tr_g1(:,2))) - atanh(corr(R_tr_g2(:,1), R_tr_g2(:,2))))*(atanh(corr(R_tr(:,1), R_tr(:,2))))),'fontsize',8)
    axis square
end


%% New Idea

N = 56;

mus = [kron(ones(5,1),([-3 -1 0 1 3])') kron(([3 1 0 -1 -3])',ones(5,1))];

figure('Pos', [326 71 1291 912])

mu = [0 0; 0 0];
sigma = cat(3,[1 0; 0 1], [1 0; 0 1]);
for sbp = 1:25
    mu(2,:) = [mus(sbp,1) mus(sbp,2)];
    R = [];
    R = [R; mvnrnd(mu(1,:),sigma(:,:,1),N)];
    R = [R; mvnrnd(mu(2,:),sigma(:,:,2),N)];
    R_tr = tiedrank_(R,1); R_tr_g1 = tiedrank_(R(1:N,:),1); R_tr_g2 = tiedrank_(R(N+1:end,:),1);
    %R_tr = R;
    h1 = subplot(5,5,sbp);
    plot(R_tr(1:N,1),R_tr(1:N,2),'+r')
    hold on
    plot(R_tr(N+1:end,1),R_tr(N+1:end,2),'+g')
    set(gca,'xlim',[min(R_tr(:))-20 max(R_tr(:))+13], 'ylim',[min(R_tr(:))-20 max(R_tr(:))+13], 'xtick', [],'ytick',[]) %set(gca,'xlim',[-5 5], 'ylim',[-5 5], 'xtick', [],'ytick',[])
    B = polyfit(R_tr(:,1), R_tr(:,2),1);
    ls1 = plot(linspace(min(R_tr(:,1)), max(R_tr(:,1)),N),B(2) + linspace(min(R_tr(:,1)), max(R_tr(:,1)),N)*B(1),'--m','linewidth',1.5);
    text(ls1.XData(end), ls1.YData(end),strrep(sprintf('r = %1.3f',corr(R_tr(:,1), R_tr(:,2))),'0.','.'),'Color','m')
    B = polyfit(R_tr(1:N,1), R_tr(1:N,2),1);
    ls2 = plot(linspace(min(R_tr(1:N,1)), max(R_tr(1:N,1)),N),B(2) + linspace(min(R_tr(1:N,1)), max(R_tr(1:N,1)),N)*B(1),'--r','linewidth',1.5);
    text(ls2.XData(end), ls2.YData(end),strrep(sprintf('r = %1.3f',corr(R_tr(1:N,1), R_tr(1:N,2))),'0.','.'),'Color','r')
    B = polyfit(R_tr(N+1:end,1), R_tr(N+1:end,2),1);
    ls3 = plot(linspace(min(R_tr(N+1:end,1)), max(R_tr(N+1:end,1)),N),B(2) + linspace(min(R_tr(N+1:end,1)), max(R_tr(N+1:end,1)),N)*B(1),'--g','linewidth',1.5);
    text(ls3.XData(end), ls3.YData(end),strrep(sprintf('r = %1.3f',corr(R_tr(N+1:end,1), R_tr(N+1:end,2))),'0.','.'),'Color','g')
    hold off
    
    %X = [ones(2*N,1), R_tr(:,2)];
    %%X = [ones(2*N,1), kron([1;0], ones(N,1))];
    %%X = R_tr(:,2);
    %y = R_tr(:,1);
    %SS_tot = (y - mean(y))' * (y - mean(y));
    %SS_res1 = (y - X*((X'*X)\X'*y))' * (y - X*((X'*X)\X'*y));
    %%Rsq1 = 1 - SS_res1/SS_tot;
    %X = [ones(2*N,1), R_tr(:,2), kron([1;0], ones(N,1))];
    %%X = [ones(2*N,1), R_tr(:,2), kron([1;0], ones(N,1)).*R_tr(:,2)];
    %%X = [R_tr(:,2), kron([1;0], ones(16,1)), kron([0;1], ones(16,1))];
    %SS_res2 = (y - X*((X'*X)\X'*y))' * (y - X*((X'*X)\X'*y));
    %%Rsq2 = 1 - SS_res2/SS_tot;
    %F = (SS_res1 - SS_res2)/(SS_res2 / (2*N - 3));
    %p = fcdf(F,1,2*N - 3,'upper');
    %meas = abs(norminv(p))*atanh(corr(R_tr(:,1), R_tr(:,2)));
    
    %y = tiedrank_(R(:,1) .* R(:,2),1);
    %X = [kron([1;0], ones(N,1)), kron([0;1], ones(N,1))];
    %SS_tot = (y - mean(y))' * (y - mean(y));
    %SS_res = (y - X*((X'*X)\X'*y))' * (y - X*((X'*X)\X'*y));
    %meas = atanh(sqrt(1 - SS_res/SS_tot)) * atanh(corr(R_tr(:,1), R_tr(:,2)));
    
    %[~,p_val] = ttest2(reshape(R(1:N,:),N*2,1), reshape(R(N+1:end,:),N*2,1));
    %meas = (atanh(corr(R_tr_g1(:,1), R_tr_g1(:,2))) - atanh(corr(R_tr_g2(:,1), R_tr_g2(:,2))))*(atanh(corr(R_tr(:,1), R_tr(:,2))))*norminv(1-p_val,0,1);
    
    X = [kron([1;0], ones(N,1)) kron([0;1], ones(N,1))];

    dat1 = R(logical(X(:,1)),:); dat2 = R(logical(X(:,2)),:);
    y1_m = mean(dat1,1);
    y2_m = mean(dat2,1);
    S1 = cov(dat1);
    S2 = cov(dat2);
    S = ((0.5*N*(0.5*N -1)-1)*S1 + (0.5*N*(0.5*N -1)-1)*S2)/(N*(0.5*N -1)-2);

    T2 = ((y1_m - y2_m)/inv(S)*(y1_m - y2_m)')*((0.5*N*(0.5*N -1)*0.5*N*(0.5*N -1))/(N*(0.5*N -1)));
    %meas = T2;
    F = T2*((N*(0.5*N -1) - 3) / (2*(N*(0.5*N -1) - 2)));
    Rsq = sqrt(F/(2*N))/(1+sqrt(F/(2*N)));
    R_OP = 1 - ((2*N - 3)/(2*N - 1 - 1))*(1 - Rsq)*(1 + (2*(1 - Rsq))/(2*N - 1 - 1));
    meas = atanh(sqrt(R_OP));
    title(sprintf('V_{corr} = %1.4f', meas),'fontsize',8)
    axis square
end



%% New New Crossproduct Idea

N = 56;

mus = [kron(ones(5,1),([-3 -1 0 1 3])') kron(([3 1 0 -1 -3])',ones(5,1))];

figure('Pos', [326 71 1291 912])

mu = [0 0; 0 0];
sigma = cat(3,[1 0; 0 1], [1 0; 0 1]);
for sbp = 1:25
    mu(2,:) = [mus(sbp,1) mus(sbp,2)];
    R = [];
    R = [R; mvnrnd(mu(1,:),sigma(:,:,1),N)];
    R = [R; mvnrnd(mu(2,:),sigma(:,:,2),N)];
    R_tr = tiedrank_(R,1); 
    dat = tiedrank_(R(:,1).*R(:,2),1); % R_tr(:,1).*R_tr(:,2); R(:,1).*R(:,2);
    h1 = subplot(5,5,sbp);
    hold on
    histogram(dat(1:N),15)
    histogram(dat(N+1:end),15)
    hold off
    
    y = dat;
    X = [kron([1;0], ones(N,1)), kron([0;1], ones(N,1))];
    SS_tot = (y - mean(y))' * (y - mean(y));
    SS_res = (y - X*((X'*X)\X'*y))' * (y - X*((X'*X)\X'*y));
    meas = atanh(sqrt(1 - SS_res/SS_tot)) * atanh(corr(R_tr(:,1), R_tr(:,2)));
    
    title(sprintf('V_{corr} = %1.4f', meas),'fontsize',8)
    set(gca, 'xlim', [-2 130], 'ylim', [0 15])
    axis square
end




%% Try out Real Data

msr = 1;

% ROI Electrode positions
% Biosemi 128 Electrodes System Radial ABC
Electrodes_ROIs

% Hypotheses Matrix
trl_mat = [kron([1;2],ones(64,1)) kron([1;2;1;2],ones(32,1))];
Perceptual_Mat_full = zeros(size(trl_mat,1));
Semantic_Mat_full = zeros(size(trl_mat,1));
for i = 1:size(trl_mat,1)-1
    for j = (i+1):size(trl_mat,1)
        if(j ~= size(trl_mat,1) - (i - 1))
            if(trl_mat(i,1) == 1 && trl_mat(j,1) == 1)
                Perceptual_Mat_full(i,j) = 1;
            elseif(trl_mat(i,1) == 2 && trl_mat(j,1) == 2)
                Perceptual_Mat_full(i,j) = 2;
            else
                Perceptual_Mat_full(i,j) = -1;
            end

            if(trl_mat(i,2) == 1 && trl_mat(j,2) == 1)
                Semantic_Mat_full(i,j) = 1;
            elseif(trl_mat(i,2) == 2 && trl_mat(j,2) == 2)
                Semantic_Mat_full(i,j) = 2;
            else
                Semantic_Mat_full(i,j) = -1;
            end
        end
    end
end

Perceptual_Mat_red16 = zeros(16);
Semantic_Mat_red16 = zeros(16);
for i = 1:16-1
    for j = (i+1):16
        if(j ~= 16 - (i - 1))
            if(trl_mat(8*i,1) == 1 && trl_mat(8*j,1) == 1)
                Perceptual_Mat_red16(i,j) = 1;
            elseif(trl_mat(8*i,1) == 2 && trl_mat(8*j,1) == 2)
                Perceptual_Mat_red16(i,j) = 2;
            else
                Perceptual_Mat_red16(i,j) = -1;
            end

            if(trl_mat(8*i,2) == 1 && trl_mat(8*j,2) == 1)
                Semantic_Mat_red16(i,j) = 1;
            elseif(trl_mat(8*i,2) == 2 && trl_mat(8*j,2) == 2)
                Semantic_Mat_red16(i,j) = 2;
            else
                Semantic_Mat_red16(i,j) = -1;
            end
        end
    end
end

% Load Data 
% Subject Names
load('RSA_Data_Enc','Subj_names')

% Create Data Struct for Encoding
tmp_strct_enc = load('RSA_Data_Enc');
measures = tmp_strct_enc.RSA_Data_CM.OCC.meas16;
tmp_strct_ret = load('RSA_Data_Ret');
RSA_Data_Enc = [];
RSA_Data_Ret = [];
for sub = 1:length(Subj_names)
    if(sub == 1)
        RSA_Data_Enc.Names   = Subj_names;
        for fn = fieldnames(tmp_strct_enc.(['RSA_Data_',Subj_names{sub}]).OCC)'
            RSA_Data_Enc.(fn{1}) = tmp_strct_enc.(['RSA_Data_',Subj_names{sub}]).OCC.(fn{1});
        end
        RSA_Data_Enc = rmfield(RSA_Data_Enc, {'Name','TimeVec1024','RSA_full','MDS_full','RSA_16','Encoding_Data','TrialInfo'...
                                      'rsa_dim','curROI','curROI_name'});
        RSA_Data_Enc.OCC_ROI = tmp_strct_enc.(['RSA_Data_',Subj_names{sub}]).OCC.curROI; 
        RSA_Data_Enc.TMP_ROI = tmp_strct_enc.(['RSA_Data_',Subj_names{sub}]).TMP.curROI;
        RSA_Data_Enc.FRT_ROI = tmp_strct_enc.(['RSA_Data_',Subj_names{sub}]).FRT.curROI;
        RSA_Data_Enc.CNT_ROI = tmp_strct_enc.(['RSA_Data_',Subj_names{sub}]).CNT.curROI;
        RSA_Data_Enc.PRT_ROI = tmp_strct_enc.(['RSA_Data_',Subj_names{sub}]).PRT.curROI;

        RSA_Data_Ret.Names   = Subj_names;
        for fn = fieldnames(tmp_strct_ret.(['RSA_Data_',Subj_names{sub}]).OCC)'
            RSA_Data_Ret.(fn{1}) = tmp_strct_ret.(['RSA_Data_',Subj_names{sub}]).OCC.(fn{1});
        end
        RSA_Data_Ret = rmfield(RSA_Data_Ret, {'Name','TimeVec1024','RSA_full','MDS_full','RSA_16','Retrieval_Data','TrialInfo'...
                                      'rsa_dim','curROI','curROI_name'});
        RSA_Data_Ret.OCC_ROI = tmp_strct_ret.(['RSA_Data_',Subj_names{sub}]).OCC.curROI; 
        RSA_Data_Ret.TMP_ROI = tmp_strct_ret.(['RSA_Data_',Subj_names{sub}]).TMP.curROI;
        RSA_Data_Ret.FRT_ROI = tmp_strct_ret.(['RSA_Data_',Subj_names{sub}]).FRT.curROI;
        RSA_Data_Ret.CNT_ROI = tmp_strct_ret.(['RSA_Data_',Subj_names{sub}]).CNT.curROI;
        RSA_Data_Ret.PRT_ROI = tmp_strct_ret.(['RSA_Data_',Subj_names{sub}]).PRT.curROI;

    end

    if(~isempty(tmp_strct_enc.(['RSA_Data_',Subj_names{sub}]).OCC.RSA_full))
        RSA_Data_Enc.OCC.full_Data(sub,:,:,:) = permute(tmp_strct_enc.(['RSA_Data_',Subj_names{sub}]).OCC.RSA_full{1,msr},[3 1 2]);
        RSA_Data_Enc.TMP.full_Data(sub,:,:,:) = permute(tmp_strct_enc.(['RSA_Data_',Subj_names{sub}]).TMP.RSA_full{1,msr},[3 1 2]);
        RSA_Data_Enc.FRT.full_Data(sub,:,:,:) = permute(tmp_strct_enc.(['RSA_Data_',Subj_names{sub}]).FRT.RSA_full{1,msr},[3 1 2]);
        RSA_Data_Enc.CNT.full_Data(sub,:,:,:) = permute(tmp_strct_enc.(['RSA_Data_',Subj_names{sub}]).CNT.RSA_full{1,msr},[3 1 2]);
        RSA_Data_Enc.PRT.full_Data(sub,:,:,:) = permute(tmp_strct_enc.(['RSA_Data_',Subj_names{sub}]).PRT.RSA_full{1,msr},[3 1 2]);
    end
    RSA_Data_Enc.OCC.red16_Data(sub,:,:,:) = permute(tmp_strct_enc.(['RSA_Data_',Subj_names{sub}]).OCC.RSA_16{1,msr},[3 1 2]);
    RSA_Data_Enc.TMP.red16_Data(sub,:,:,:) = permute(tmp_strct_enc.(['RSA_Data_',Subj_names{sub}]).TMP.RSA_16{1,msr},[3 1 2]);
    RSA_Data_Enc.FRT.red16_Data(sub,:,:,:) = permute(tmp_strct_enc.(['RSA_Data_',Subj_names{sub}]).FRT.RSA_16{1,msr},[3 1 2]);
    RSA_Data_Enc.CNT.red16_Data(sub,:,:,:) = permute(tmp_strct_enc.(['RSA_Data_',Subj_names{sub}]).CNT.RSA_16{1,msr},[3 1 2]);
    RSA_Data_Enc.PRT.red16_Data(sub,:,:,:) = permute(tmp_strct_enc.(['RSA_Data_',Subj_names{sub}]).PRT.RSA_16{1,msr},[3 1 2]);

    if(~isempty(tmp_strct_ret.(['RSA_Data_',Subj_names{sub}]).OCC.RSA_full))
        RSA_Data_Ret.OCC.full_Data(sub,:,:,:) = permute(tmp_strct_ret.(['RSA_Data_',Subj_names{sub}]).OCC.RSA_full{1,msr},[3 1 2]);
        RSA_Data_Ret.TMP.full_Data(sub,:,:,:) = permute(tmp_strct_ret.(['RSA_Data_',Subj_names{sub}]).TMP.RSA_full{1,msr},[3 1 2]);
        RSA_Data_Ret.FRT.full_Data(sub,:,:,:) = permute(tmp_strct_ret.(['RSA_Data_',Subj_names{sub}]).FRT.RSA_full{1,msr},[3 1 2]);
        RSA_Data_Ret.CNT.full_Data(sub,:,:,:) = permute(tmp_strct_ret.(['RSA_Data_',Subj_names{sub}]).CNT.RSA_full{1,msr},[3 1 2]);
        RSA_Data_Ret.PRT.full_Data(sub,:,:,:) = permute(tmp_strct_ret.(['RSA_Data_',Subj_names{sub}]).PRT.RSA_full{1,msr},[3 1 2]);
    end
    RSA_Data_Ret.OCC.red16_Data(sub,:,:,:) = permute(tmp_strct_ret.(['RSA_Data_',Subj_names{sub}]).OCC.RSA_16{1,msr},[3 1 2]);
    RSA_Data_Ret.TMP.red16_Data(sub,:,:,:) = permute(tmp_strct_ret.(['RSA_Data_',Subj_names{sub}]).TMP.RSA_16{1,msr},[3 1 2]);
    RSA_Data_Ret.FRT.red16_Data(sub,:,:,:) = permute(tmp_strct_ret.(['RSA_Data_',Subj_names{sub}]).FRT.RSA_16{1,msr},[3 1 2]);
    RSA_Data_Ret.CNT.red16_Data(sub,:,:,:) = permute(tmp_strct_ret.(['RSA_Data_',Subj_names{sub}]).CNT.RSA_16{1,msr},[3 1 2]);
    RSA_Data_Ret.PRT.red16_Data(sub,:,:,:) = permute(tmp_strct_ret.(['RSA_Data_',Subj_names{sub}]).PRT.RSA_16{1,msr},[3 1 2]);

    RSA_Data_Enc.Encoding_Data{sub} = tmp_strct_enc.(['RSA_Data_',Subj_names{sub}]).OCC.Encoding_Data;
    RSA_Data_Enc.TrialInfo{sub} = tmp_strct_enc.(['RSA_Data_',Subj_names{sub}]).OCC.TrialInfo;

    RSA_Data_Ret.Retrieval_Data{sub} = tmp_strct_ret.(['RSA_Data_',Subj_names{sub}]).OCC.Retrieval_Data;
    RSA_Data_Ret.TrialInfo{sub} = tmp_strct_ret.(['RSA_Data_',Subj_names{sub}]).OCC.TrialInfo;

end
clear tmp_strct_enc tmp_strct_ret


% Plot Scattergrams of Real Data

ROI = {'OCC','TMP','FRT','CNT','PRT'};
r = 1;
N = 56;


figure('Pos', [326 71 1291 912])

for sbp = 1:9
    
    enc_samp = datasample(1:length(RSA_Data_Enc.TimeVec),1);
    ret_samp = datasample(1:length(RSA_Data_Ret.TimeVec),1);
    
    cur_data1 = nanmean(squeeze(RSA_Data_Enc.(ROI{r}).red16_Data(:,enc_samp,Perceptual_Mat_red16 > 0))',2);
    cur_data2 = nanmean(squeeze(RSA_Data_Ret.(ROI{r}).red16_Data(:,enc_samp,Perceptual_Mat_red16 > 0))',2);
    gr_WI = [reshape(cur_data1,[],1) reshape(cur_data2,[],1)];
    
    cur_data1 = nanmean(squeeze(RSA_Data_Enc.(ROI{r}).red16_Data(:,enc_samp,Perceptual_Mat_red16 < 0))',2);
    cur_data2 = nanmean(squeeze(RSA_Data_Ret.(ROI{r}).red16_Data(:,enc_samp,Perceptual_Mat_red16 < 0))',2);
    gr_BT = [reshape(cur_data1,[],1) reshape(cur_data2,[],1)];
    
    R_tr = [gr_WI; gr_BT];
    
    h = subplot(3,3,sbp);
    plot(gr_WI(:,1),gr_WI(:,2),'ro')
    hold on
    plot(gr_BT(:,1),gr_BT(:,2),'go')  
    hold on
    B = polyfit(R_tr(:,1), R_tr(:,2),1);
    ls1 = plot(linspace(min(R_tr(:,1)), max(R_tr(:,1)),N),B(2) + linspace(min(R_tr(:,1)), max(R_tr(:,1)),N)*B(1),'--m','linewidth',1.5);
    text(ls1.XData(end), ls1.YData(end),strrep(sprintf('r = %1.3f',corr(R_tr(:,1), R_tr(:,2))),'0.','.'),'Color','m')
    B = polyfit(R_tr(1:N,1), R_tr(1:N,2),1);
    ls2 = plot(linspace(min(R_tr(1:N,1)), max(R_tr(1:N,1)),N),B(2) + linspace(min(R_tr(1:N,1)), max(R_tr(1:N,1)),N)*B(1),'--r','linewidth',1.5);
    text(ls2.XData(end), ls2.YData(end),strrep(sprintf('r = %1.3f',corr(R_tr(1:N,1), R_tr(1:N,2))),'0.','.'),'Color','r')
    B = polyfit(R_tr(N+1:end,1), R_tr(N+1:end,2),1);
    ls3 = plot(linspace(min(R_tr(N+1:end,1)), max(R_tr(N+1:end,1)),N),B(2) + linspace(min(R_tr(N+1:end,1)), max(R_tr(N+1:end,1)),N)*B(1),'--g','linewidth',1.5);
    text(ls3.XData(end), ls3.YData(end),strrep(sprintf('r = %1.3f',corr(R_tr(N+1:end,1), R_tr(N+1:end,2))),'0.','.'),'Color','g')
    hold off
    [~,p_val] = ttest2(reshape(R_tr(1:N,:),N*2,1), reshape(R_tr(N+1:end,:),N*2,1));
    meas = (abs(norminv(p_val,0,1))/(atanh(corr(gr_WI(:,1), gr_WI(:,2))) - atanh(corr(gr_BT(:,1), gr_BT(:,2)))))*(atanh(corr(R_tr(:,1), R_tr(:,2))));
    title(sprintf('Enc: %1.3f - Ret: %1.3f - V_{corr} = %1.4f', RSA_Data_Enc.TimeVec(enc_samp), RSA_Data_Ret.TimeVec(ret_samp), meas),'fontsize',8)
    axis square
    set(h,'xlim',[0.4 0.65],'ylim',[0.4 0.65])
    axis square
end



N = 56;

Dur_Meth = zeros(2,1);

tic
X1 = kron(eye(23),[kron([1;0],ones(N,1)) kron([0;1],ones(N,1))]); % ones(length(y2),1)
for i = 1:10000
    
    dat1 = rand(112,23);
    dat2 = rand(112,23);
    y = dat1.*dat2;
    y2 = bsxfun(@times, kron(eye(23),ones(2*N,1)),y(:));
    SS_tot1 = sum(bsxfun(@minus, y, mean(y)).^2,1);%' * bsxfun(@minus, y, mean(y));
    %SS_tot1 = bsxfun(@minus, y, mean(y))' * bsxfun(@minus, y, mean(y));
    SS_res1 = sum((y2 - X1*((X1'*X1)\X1'*y2)).^2,1);
    %SS_res1 = (y2 - X1*((X1'*X1)\X1'*y2))' * (y2 - X1*((X1'*X1)\X1'*y2));
    meas1 = atanh(sqrt(1 - SS_res1./SS_tot1))';
    
end
Dur_Meth(1,1) = toc;

tic
X2 = [kron([1;0], ones(N,1)), kron([0;1], ones(N,1))];
for i = 1:10000
    
    dat1 = rand(112,23);
    dat2 = rand(112,23);
    meas2 = zeros(23,1);
    SS_tot2 = zeros(23,1);
    SS_res2 = zeros(23,1);
    for sub = 1:23
        y = tiedrank_(dat1(:,sub) .* dat2(:,sub),1);
        SS_tot2(sub) = sum((y - mean(y)).^2);
        SS_res2(sub) = sum((y - X2*((X2'*X2)\X2'*y)).^2);
        meas2(sub,1) = atanh(sqrt(1 - SS_res2(sub)/SS_tot2(sub)));
    end
    
end
Dur_Meth(2,1) = toc;





N = 56;

mu = [0 0; 3 3];
sigma = cat(3,[1 0; 0 1], [1 0; 0 1]);
%rng('default')  % For reproducibility
R = [];
R = [R; mvnrnd(mu(1,:),sigma(:,:,1),N)];
R = [R; mvnrnd(mu(2,:),sigma(:,:,2),N)];

figure('Pos', [326   500   619   483])
scatter(R(1:56,1),R(1:56,2),'ro','MarkerFaceColor','r','MarkerEdgeColor','r');
hold on
scatter(R(57:end,1),R(57:end,2),'go','MarkerFaceColor','g','MarkerEdgeColor','g')
set(gca,'xlim',[-3.5 6.5], 'ylim',[-3.5 6.5])
B = polyfit(R(:,1), R(:,2),1);
ls1 = plot(linspace(min(R(:,1)), max(R(:,1)),N),B(2) + linspace(min(R(:,1)), max(R(:,1)),N)*B(1),'--m','linewidth',1.5);
text(ls1.XData(end), ls1.YData(end),strrep(sprintf('r = %1.3f',corr(R(:,1), R(:,2))),'0.','.'),'Color','m')
B = polyfit(R(1:N,1), R(1:N,2),1);
ls2 = plot(linspace(min(R(1:N,1)), max(R(1:N,1)),N),B(2) + linspace(min(R(1:N,1)), max(R(1:N,1)),N)*B(1),'--r','linewidth',1.5);
text(ls2.XData(end), ls2.YData(end),strrep(sprintf('r = %1.3f',corr(R(1:N,1), R(1:N,2))),'0.','.'),'Color','r')
B = polyfit(R(N+1:end,1), R(N+1:end,2),1);
ls3 = plot(linspace(min(R(N+1:end,1)), max(R(N+1:end,1)),N),B(2) + linspace(min(R(N+1:end,1)), max(R(N+1:end,1)),N)*B(1),'--g','linewidth',1.5);
text(ls3.XData(end), ls3.YData(end),strrep(sprintf('r = %1.3f',corr(R(N+1:end,1), R(N+1:end,2))),'0.','.'),'Color','g')
hold off
